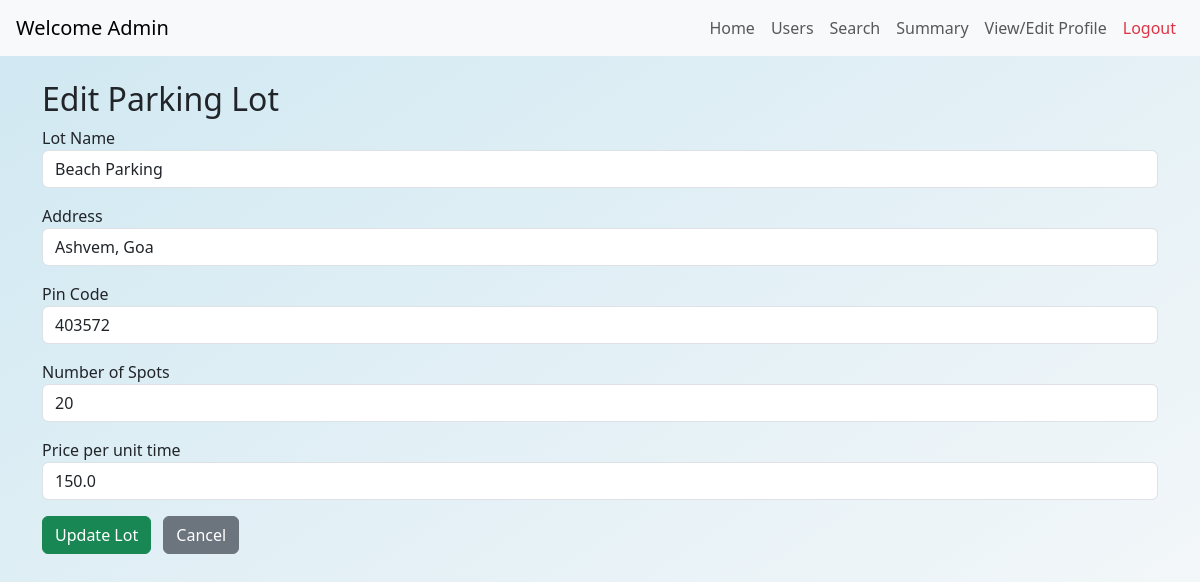
Page /admin/edit_lot/1 (signed in) on the committed database.
### app/models/models.py (models this page shows)
class ParkingLot(db.Model):
    id = db.Column(db.Integer, primary_key=True)
    name = db.Column(db.String(120), nullable=False)
    address = db.Column(db.String(200), nullable=False)
    pin_code = db.Column(db.String(10), nullable=False)
    price = db.Column(db.Float, nullable=False)
    max_spots = db.Column(db.Integer, nullable=False)
    spots = db.relationship('ParkingSpot', backref='lot', lazy=True, cascade="all, delete-orphan")

### app/views/routes.py (the view, shortened to what this page needs)
    @main.route('/admin/edit_lot/<int:lot_id>', methods=['GET', 'POST'])
    @login_required
    def edit_lot(lot_id):
        if current_user.role != 'admin':
            return redirect(url_for('.login'))
        lot = ParkingLot.query.get_or_404(lot_id)
        form = ParkingLotForm(obj=lot)
        return render_template('edit_lot.html', form=form, lot=lot)

### app/forms/forms.py
class ParkingLotForm(FlaskForm):
    name = StringField('Lot Name', validators=[InputRequired()])
    address = StringField('Address', validators=[InputRequired()])
    pin_code = StringField('Pin Code', validators=[InputRequired()])
    price = FloatField('Price per unit time', validators=[InputRequired()])
    max_spots = IntegerField('Number of Spots', validators=[InputRequired()])
    submit = SubmitField('Create Lot')

### app/templates/edit_lot.html (shortened to what this page needs)
{% extends 'base.html' %}
{% block content %}
  <h2>Edit Parking Lot</h2>
  <form method="POST">
    <div class="mb-3">{{ form.name.label }} {{ form.name(class="form-control") }}</div>
    <div class="mb-3">{{ form.address.label }} {{ form.address(class="form-control") }}</div>
    <div class="mb-3">{{ form.pin_code.label }} {{ form.pin_code(class="form-control") }}</div>
    <div class="mb-3">{{ form.max_spots.label }} {{ form.max_spots(class="form-control") }}</div>
    <div class="mb-3">{{ form.price.label }} {{ form.price(class="form-control") }}</div>
    <button type="submit" class="btn btn-success">Update Lot</button>
    <a href="{{ url_for('.admin_dashboard') }}" class="btn btn-secondary ms-2">Cancel</a>
  </form>
{% endblock %}

### app/templates/base.html (style rules this page uses)
body { background: linear-gradient(to bottom right, #d0e8f2, #f8f9fa); min-height: 100vh; }

### rows in the picture
ParkingLot: name "Beach Parking", address "Ashvem, Goa", pin_code "403572", max_spots "20", price "150.0"
